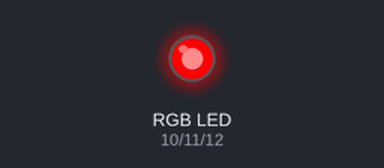
This sketch was run on a simulated Arduino Uno, built with avr-gcc and run on an emulated ATmega328P. On the bench: an RGB LED mixed from three pins (HIGH = lit). Dim RGB values are drawn brighter than linear.

Above: at 0.05 s.
At 1.5 s:
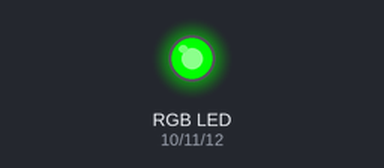
At 2.95 s:
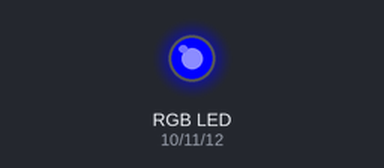
At 3.7 s:
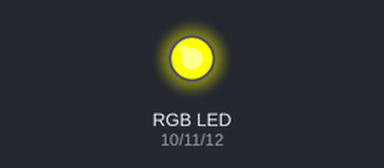
At 4.45 s:
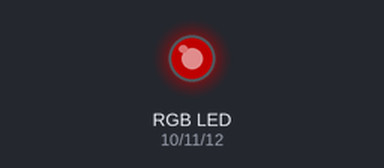
At 5.95 s:
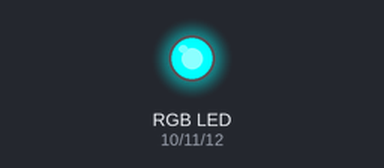
Timing chart, 0 to 7.8 s (numbered marks = the images above):
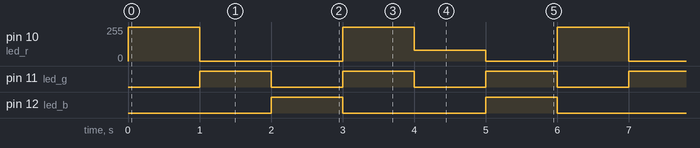

The sketch:

led_rgb.ino
```cpp
/*
 title: led rgb
 author: Jone
*/

int led_r = 10;
int led_g = 11;
int led_b = 12;

void setup (){
  pinMode(led_r, OUTPUT);
  pinMode(led_g, OUTPUT);
  pinMode(led_b, OUTPUT);
}

void loop(){
  set_led(255, 0, 0);  // 红色
  delay(1000);
  set_led(0, 255, 0);  // 绿色
  delay(1000);
  set_led(0, 0, 255);  // 蓝色
  delay(1000);
  set_led(255, 255, 0);  // 黄色
  delay(1000);
  set_led(80, 0, 80);  // 紫色
  delay(1000);
  set_led(0, 255, 255);  // 浅绿色
  delay(1000);
}

void set_led(int r, int g, int b){
  analogWrite(led_r, r);
  analogWrite(led_g, g);
  analogWrite(led_b, b);
}
```

Measured:
- by itself, pin 10 (led_r): repeats every 6.0 s: 0/255 2.0 s, 255/255 1.0 s, 80/255 1.0 s, 0/255 1.0 s, 255/255 1.0 s
- by itself, pin 11 (led_g): alternates HIGH for 1.0 s and LOW for 1.0 s
- by itself, pin 12 (led_b): alternates HIGH for 1.0 s and LOW for 2.0 s
